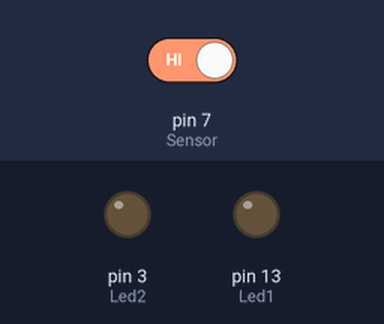
This sketch was run on a simulated Arduino Uno, built with avr-gcc and run on an emulated ATmega328P. Shown: output pins drawn as LEDs (lit = HIGH). The test bench sets the inputs (shaded band); at power-on: pin 7 (Sensor) HIGH. What the sketch prints to the serial monitor is not drawn.

Above: at 1.2 s.
1.3 s: pin 7 (Sensor) driven LOW
At 2.3 s:
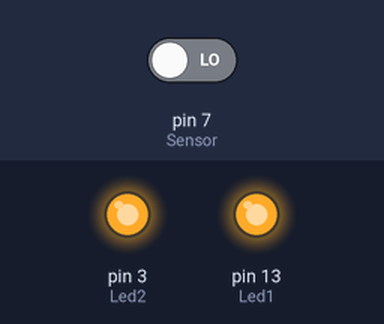
2.8 s: pin 7 (Sensor) driven HIGH
At 3.5 s:
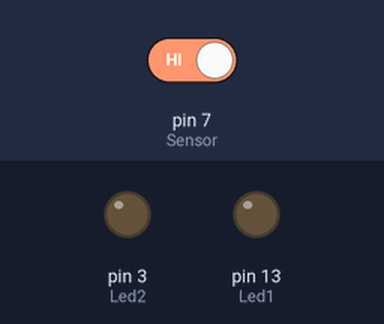
Timing chart, 0 to 5.8 s (numbered marks = the images above; inputs shaded):
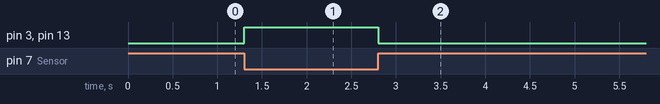

The sketch:

light_cup_sensor.ino
```cpp
int Led1 = 13 ;
int Led2 = 3;// Declaration of the LED-output pin
int Sensor = 7; // Declaration of the sensor input pin
int val; // Temporary variable

void setup ()
{
  Serial.begin(9600);
  pinMode (Led1, OUTPUT) ; // Initialization output pin
  pinMode (Led2, OUTPUT) ;
  pinMode (Sensor, INPUT) ; // Initialization sensor pin
  digitalWrite(Sensor, HIGH); // Activating of the internal pull-up resistor
}

void loop ()
{
  val = digitalRead (Sensor) ; // The current signal from the sensor will be read

  if (val == HIGH) // If a signal will be detected, the LED will light up.
  {
    digitalWrite (Led1, LOW);
    digitalWrite (Led2, LOW);
    Serial.println(val);
  }
  else
  {
    digitalWrite (Led1, HIGH);
     digitalWrite (Led2, HIGH);
     Serial.println(val);
  }
}
```

Measured:
- after the input at 1.3 s, pin 3 (Led2), pin 13 (Led1): LOW → HIGH at once
- after the input at 2.8 s, pin 3 (Led2), pin 13 (Led1): HIGH → LOW at once
